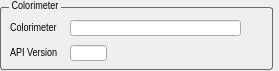
     <widget class="QWidget" name="widget_01_connection" native="true">
      <property name="geometry">
       <rect>
        <x>9</x>
        <y>39</y>
        <width>279</width>
        <height>71</height>
       </rect>
      </property>
      <widget class="QGroupBox" name="groupBox_ar_params_3">
       <property name="geometry">
        <rect>
         <x>0</x>
         <y>0</y>
         <width>273</width>
         <height>70</height>
        </rect>
       </property>
       <property name="font">
        <font>
         <family>Arial Narrow</family>
         <pointsize>8</pointsize>
        </font>
       </property>
       <property name="styleSheet">
        <string notr="true">QGroupBox {

    border: 1px solid gray;
    border-color: #696969;
    border-radius: 3px;
    margin-top: 7px;
}

QGroupBox::title {
    subcontrol-origin: margin;
    left: 9px;
    padding: 0px 1px 0px 1px;
}</string>
       </property>
       <property name="title">
        <string>Colorimeter</string>
       </property>
       <property name="alignment">
        <set>Qt::AlignLeading|Qt::AlignLeft|Qt::AlignVCenter</set>
       </property>
       <widget class="QWidget" name="gridLayoutWidget">
        <property name="geometry">
         <rect>
          <x>10</x>
          <y>11</y>
          <width>231</width>
          <height>61</height>
         </rect>
        </property>
        <layout class="QGridLayout" name="gridLayout_colorimeter">
         <property name="topMargin">
          <number>0</number>
         </property>
         <property name="bottomMargin">
          <number>0</number>
         </property>
         <property name="spacing">
          <number>0</number>
         </property>
         <item row="0" column="0">
          <widget class="QLabel" name="label_colorimeter">
           <property name="minimumSize">
            <size>
             <width>0</width>
             <height>16</height>
            </size>
           </property>
           <property name="maximumSize">
            <size>
             <width>16777215</width>
             <height>16</height>
            </size>
           </property>
           <property name="font">
            <font>
             <family>Arial Narrow</family>
             <pointsize>8</pointsize>
            </font>
           </property>
           <property name="text">
            <string>Colorimeter</string>
           </property>
          </widget>
         </item>
         <item row="1" column="0">
          <widget class="QLabel" name="label_libusbtmc_version">
           <property name="minimumSize">
            <size>
             <width>0</width>
             <height>16</height>
            </size>
           </property>
           <property name="maximumSize">
            <size>
             <width>16777215</width>
             <height>16</height>
            </size>
           </property>
           <property name="font">
            <font>
             <family>Arial Narrow</family>
             <pointsize>8</pointsize>
            </font>
           </property>
           <property name="text">
            <string>API Version</string>
           </property>
          </widget>
         </item>
         <item row="0" column="1">
          <widget class="QLineEdit" name="lineEdit_colorimeter">
           <property name="minimumSize">
            <size>
             <width>171</width>
             <height>16</height>
            </size>
           </property>
           <property name="maximumSize">
            <size>
             <width>171</width>
             <height>16</height>
            </size>
           </property>
           <property name="font">
            <font>
             <family>Arial Narrow</family>
             <pointsize>8</pointsize>
            </font>
           </property>
           <property name="alignment">
            <set>Qt::AlignLeading|Qt::AlignLeft|Qt::AlignVCenter</set>
           </property>
           <property name="readOnly">
            <bool>true</bool>
           </property>
          </widget>
         </item>
         <item row="1" column="1">
          <widget class="QLineEdit" name="lineEdit_libusbtmc_version">
           <property name="minimumSize">
            <size>
             <width>37</width>
             <height>16</height>
            </size>
           </property>
           <property name="maximumSize">
            <size>
             <width>37</width>
             <height>16</height>
            </size>
           </property>
           <property name="font">
            <font>
             <family>Arial Narrow</family>
             <pointsize>8</pointsize>
            </font>
           </property>
           <property name="alignment">
            <set>Qt::AlignLeading|Qt::AlignLeft|Qt::AlignVCenter</set>
           </property>
           <property name="readOnly">
            <bool>true</bool>
           </property>
          </widget>
         </item>
        </layout>
       </widget>
      </widget>
     </widget>
